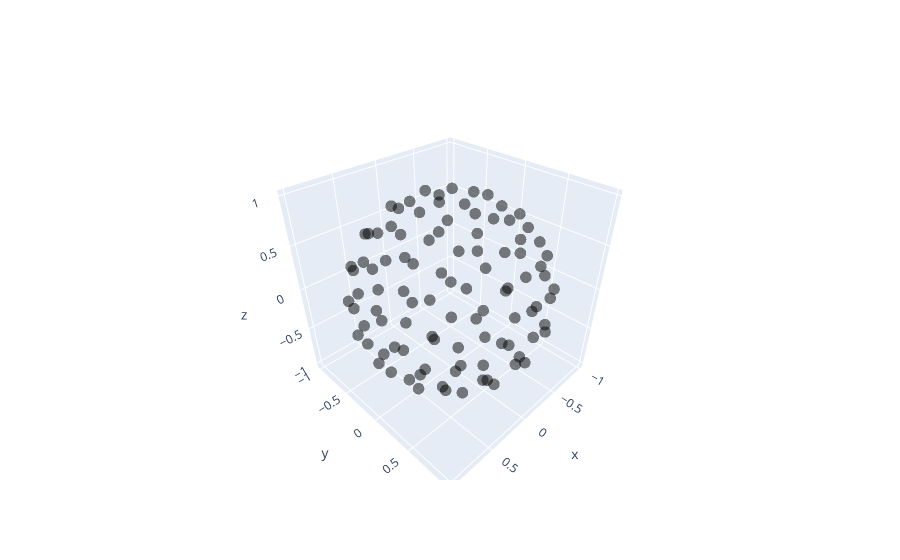

Notebook code cell kept with this figure:
### Code cell
fig = go.Figure(data=[sphere_horizontal])
fig.show()
